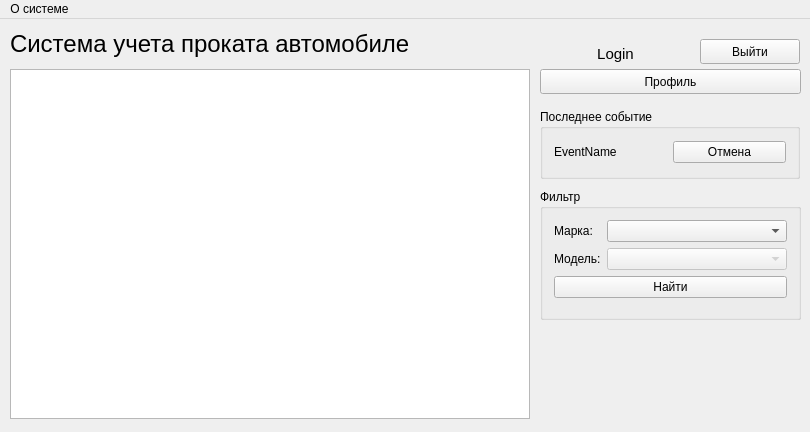
<?xml version="1.0" encoding="UTF-8"?>
<ui version="4.0">
 <class>MainWindow</class>
 <widget class="QMainWindow" name="MainWindow">
  <property name="geometry">
   <rect>
    <x>0</x>
    <y>0</y>
    <width>810</width>
    <height>432</height>
   </rect>
  </property>
  <property name="windowTitle">
   <string>Car Sharing</string>
  </property>
  <widget class="QWidget" name="centralWidget">
   <widget class="QGroupBox" name="filterLayout">
    <property name="geometry">
     <rect>
      <x>540</x>
      <y>170</y>
      <width>261</width>
      <height>131</height>
     </rect>
    </property>
    <property name="title">
     <string>Фильтр</string>
    </property>
    <layout class="QFormLayout" name="formLayout">
     <item row="0" column="0">
      <widget class="QLabel" name="label_15">
       <property name="text">
        <string>Марка:</string>
       </property>
      </widget>
     </item>
     <item row="0" column="1">
      <widget class="QComboBox" name="markBox"/>
     </item>
     <item row="1" column="0">
      <widget class="QLabel" name="label_16">
       <property name="text">
        <string>Модель:</string>
       </property>
      </widget>
     </item>
     <item row="1" column="1">
      <widget class="QComboBox" name="modelBox">
       <property name="enabled">
        <bool>false</bool>
       </property>
      </widget>
     </item>
     <item row="2" column="0" colspan="2">
      <widget class="QPushButton" name="filterButton">
       <property name="text">
        <string>Найти</string>
       </property>
      </widget>
     </item>
    </layout>
   </widget>
   <widget class="QLabel" name="label">
    <property name="geometry">
     <rect>
      <x>10</x>
      <y>10</y>
      <width>480</width>
      <height>30</height>
     </rect>
    </property>
    <property name="font">
     <font>
      <family>Segoe UI</family>
      <pointsize>18</pointsize>
     </font>
    </property>
    <property name="text">
     <string>Система учета проката автомобиле</string>
    </property>
   </widget>
   <widget class="QTreeView" name="CarView">
    <property name="geometry">
     <rect>
      <x>10</x>
      <y>50</y>
      <width>520</width>
      <height>350</height>
     </rect>
    </property>
    <property name="layoutDirection">
     <enum>Qt::LeftToRight</enum>
    </property>
    <property name="autoFillBackground">
     <bool>false</bool>
    </property>
    <property name="sortingEnabled">
     <bool>true</bool>
    </property>
    <property name="animated">
     <bool>true</bool>
    </property>
    <property name="wordWrap">
     <bool>false</bool>
    </property>
    <property name="headerHidden">
     <bool>false</bool>
    </property>
    <property name="expandsOnDoubleClick">
     <bool>true</bool>
    </property>
    <attribute name="headerCascadingSectionResizes">
     <bool>false</bool>
    </attribute>
    <attribute name="headerMinimumSectionSize">
     <number>57</number>
    </attribute>
   </widget>
   <widget class="QLabel" name="loginLabel">
    <property name="geometry">
     <rect>
      <x>540</x>
      <y>20</y>
      <width>151</width>
      <height>30</height>
     </rect>
    </property>
    <property name="font">
     <font>
      <family>Segoe UI</family>
      <pointsize>11</pointsize>
     </font>
    </property>
    <property name="text">
     <string>Login</string>
    </property>
    <property name="alignment">
     <set>Qt::AlignCenter</set>
    </property>
   </widget>
   <widget class="QPushButton" name="logoutButton">
    <property name="geometry">
     <rect>
      <x>700</x>
      <y>20</y>
      <width>100</width>
      <height>25</height>
     </rect>
    </property>
    <property name="text">
     <string>Выйти</string>
    </property>
   </widget>
   <widget class="QPushButton" name="profileButton">
    <property name="geometry">
     <rect>
      <x>540</x>
      <y>50</y>
      <width>261</width>
      <height>25</height>
     </rect>
    </property>
    <property name="text">
     <string>Профиль</string>
    </property>
   </widget>
   <widget class="QGroupBox" name="eventBox">
    <property name="geometry">
     <rect>
      <x>540</x>
      <y>90</y>
      <width>260</width>
      <height>70</height>
     </rect>
    </property>
    <property name="title">
     <string>Последнее событие</string>
    </property>
    <layout class="QGridLayout" name="gridLayout">
     <item row="0" column="0">
      <widget class="QLabel" name="eventLabel">
       <property name="text">
        <string>EventName</string>
       </property>
      </widget>
     </item>
     <item row="0" column="1">
      <widget class="QPushButton" name="cancelEventButton">
       <property name="text">
        <string>Отмена</string>
       </property>
      </widget>
     </item>
    </layout>
   </widget>
  </widget>
  <widget class="QMenuBar" name="menuBar">
   <property name="geometry">
    <rect>
     <x>0</x>
     <y>0</y>
     <width>810</width>
     <height>22</height>
    </rect>
   </property>
   <widget class="QMenu" name="menu">
    <property name="title">
     <string>О системе</string>
    </property>
   </widget>
   <addaction name="menu"/>
  </widget>
  <action name="action">
   <property name="text">
    <string>Шаг вперед</string>
   </property>
  </action>
  <action name="action_2">
   <property name="text">
    <string>Шаг назад</string>
   </property>
  </action>
 </widget>
 <layoutdefault spacing="6" margin="11"/>
 <resources/>
 <connections/>
</ui>
